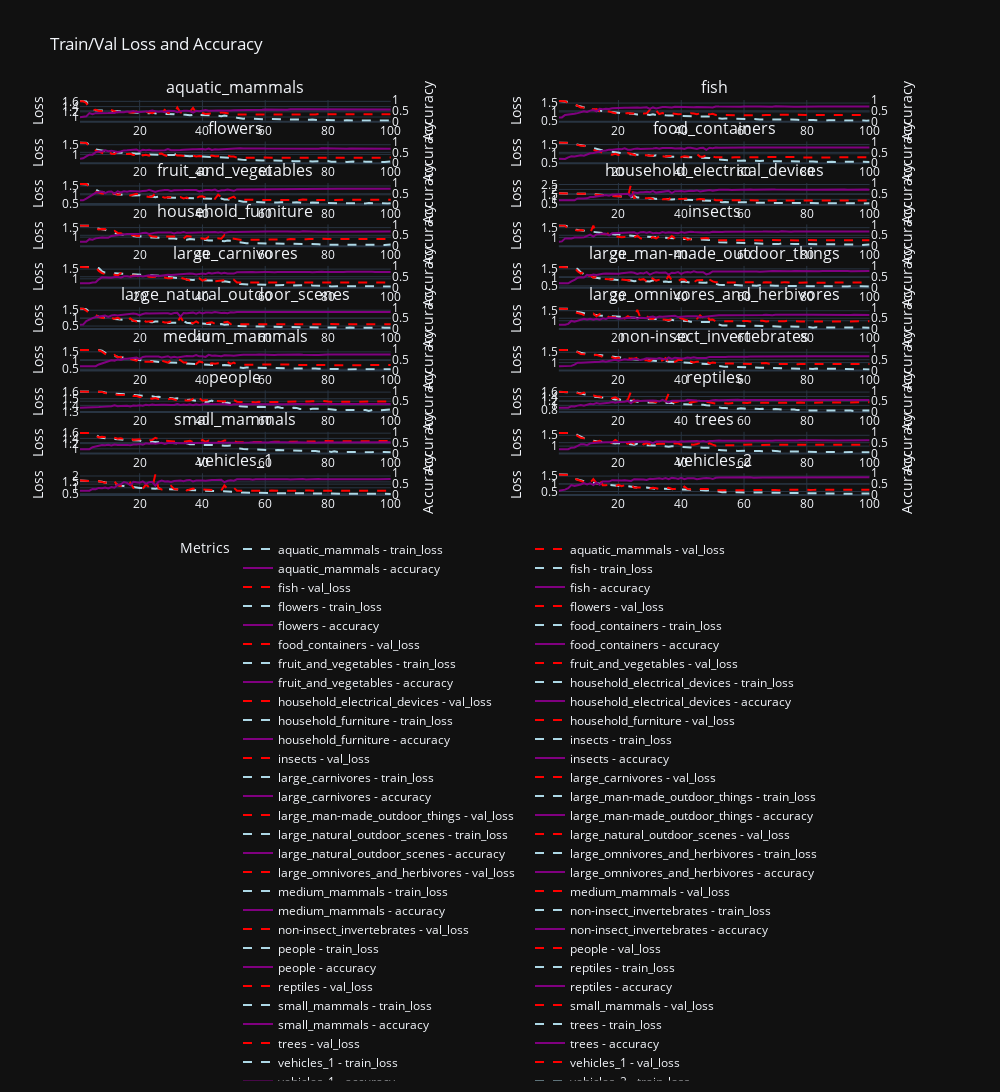

Notebook cell for this chart:
### Markdown cell above
# Result Analysis

### Code cell
train_result(DATASETS, 2, 'train_loss', 'val_loss', 'accuracy', 'epoch')
